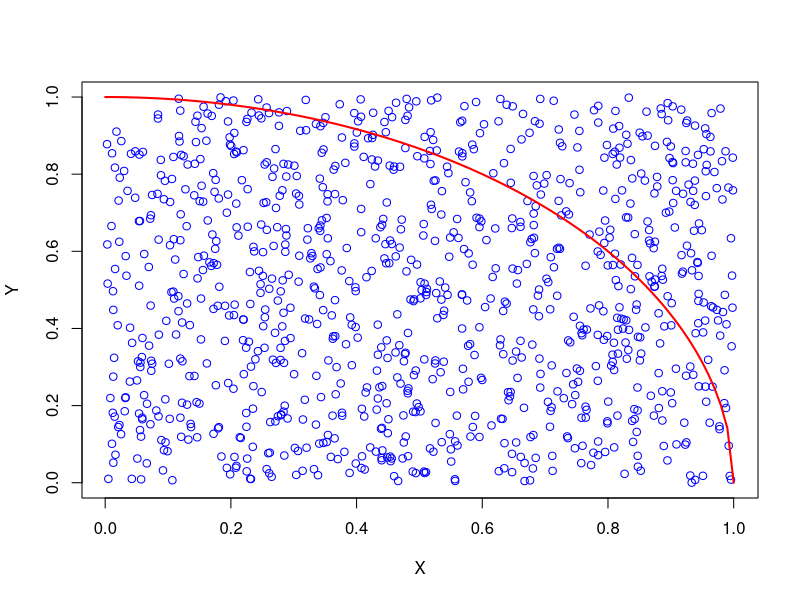

Write the R code that produced this figure.
# Unit.14 Probability and Statistics

?rbinom

x <- rbinom(n = 10, size = 1, prob = 0.5)
x
sum(x) / 10
mean(x)

x <- rbinom(100, 1, 0.5)
mean(x)

x <- rbinom(10000, 1, 0.5)
mean(x)

?sample

sample(x = 1:10, size = 10, replace = T)
sample(x = 1:10, size = 10, replace = F)

# Calculating Pi by Monte-Carlo Simulation

n_sim <- 1000
x <- vector(length = n_sim)
y <- vector(length = n_sim)
res = 0
for (i in 1:n_sim) {
    x[i] <- runif(1)
    y[i] <- runif(1)
    if (x[i]^2 + y[i]^2 < 1) {
        res <- res + 1
    }
}
4 * res / n_sim

circle <- function (x) sqrt(1 - x^2)
plot(x, y, xlab='X', ylab='Y', col='blue')
curve(circle, from = 0, to = 1, add=T, col='red', lwd=2)

# Dice Simulation

n_sim <- 10000
n_odd <- 0
n_five <- 0
for (i in 1:n_sim) {
    trial = sample(1:6, 1)
    if (trial %% 2 == 1) n_odd <- n_odd + 1
    if (trial == 5) n_five <- n_five + 1
}
n_five / n_odd
p_odd <- n_odd / n_sim
p_five <- n_five / n_sim
p_five / p_odd

n_sim <- 10000         # 검사 횟수
prevalence <- 0.001    # 유병율

sensitivity <- 0.99    # 검사의 민감도
specificity <- 0.99    # 검사의 특이도

n_total_positive <- 0  # 전체 질환 케이스 수
n_true_positive <- 0   # 실제 환자 수
n_false_positive <- 0  # 오진 케이스 수

for (i in 1:n_sim) {
    # 유병율에 따라 실제 병의 유무를 할당함
    disease <- rbinom(1, 1, prevalence)
    if (disease == 0) { # 실제 병이 없는 경우
        diagnosis <- rbinom(1, 1, 1-specificity)
        if (diagnosis == 1) {
            n_total_positive <- n_total_positive + 1
            n_false_positive <- n_false_positive + 1
        }
    }
    if (disease == 1) { # 실제 병이 있는 경우
        diagnosis <- rbinom(1, 1, sensitivity)
        if (diagnosis == 1) {
            n_total_positive <- n_total_positive + 1
            n_true_positive <- n_false_positive + 1
        }
    }
}

n_total_positive # 양성의 수
n_true_positive  # 진양성의 수
n_false_positive # 위양성의 수
n_false_positive / n_total_positive


